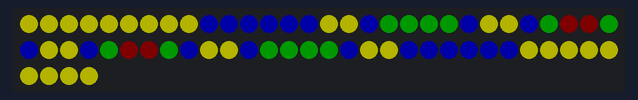
The sketch below on a simulated Arduino Uno, built with avr-gcc and run on an emulated ATmega328P. Shown: 64 RGB LEDs in strip order, left to right, continuing on the next row. Dim RGB values are drawn brighter than linear.

Above: at 0.15 s.
At 32.41 s:
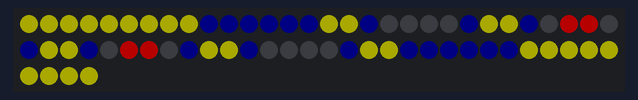

The sketch:

rainbowWormhole.ino
```cpp
#include <Adafruit_NeoPixel.h>
#ifdef __AVR__
#include <avr/power.h>
#endif
#define PIN            12
#define NUMPIXELS      64
Adafruit_NeoPixel pixels = Adafruit_NeoPixel(NUMPIXELS, PIN, NEO_GRB + NEO_KHZ800);

int level1[] = {27,28,35,36};
int level2[] = {18,19,20,21,26,29,34,37,42,43,44,45};
int level3[] = {9,10,11,12,13,14,17,22,25,30,33,38,41,46,49,50,51,52,53,54};
int level4[] = {0,1,2,3,4,5,6,7,8,15,16,23,24,31,32,39,40,47,48,55,56,57,58,59,60,61,62,63};
int r = 0;
int g = 20;
int b = 40;
int rg = 60;
int rd = 1;
int gd = 1;
int bd = 1;
int rgd = 1;

void setup() {
  Serial.begin(115200);
  #if defined (__AVR_ATtiny85__)
  if (F_CPU == 16000000) clock_prescale_set(clock_div_1);
  #endif
  pixels.begin();
}

boolean valIn(int arr[], int x, int rng){
  for (int i = 0; i < rng; i++){
    if (arr[i] == x){
      return true;
    }
  }
  return false;
}

void loop() {
  r+=4*rd; g+=3*gd; b+=2*bd; rg+=1*rgd;

  if(r>=80){rd=rd*-1;}
  if(g>=80){gd=gd*-1;}
  if(b>=80){bd=bd*-1;}
  if(rg>=80){rgd=rgd*-1;}

  if(r<=0){rd=rd*-1;}
  if(g<=0){gd=gd*-1; g=0;}
  if(b<=0){bd=bd*-1;}
  if(rg<=0){rgd=rgd*-1;}


  for (int i = 0; i < 64; i++){
    if (valIn(level1, i, sizeof(level1)/sizeof(int))){
      pixels.setPixelColor(i, pixels.Color(r,0,0));
    }
  }
  for (int i = 0; i < 64; i++){
    if (valIn(level2, i, sizeof(level2)/sizeof(int))){
      pixels.setPixelColor(i, pixels.Color(0,g,0));
    }
  }
  for (int i = 0; i < 64; i++){
    if (valIn(level3, i, sizeof(level3)/sizeof(int))){
      pixels.setPixelColor(i, pixels.Color(0,0,b));
    }
  }
  for (int i = 0; i < 64; i++){
    if (valIn(level4, i, sizeof(level4)/sizeof(int))){
      pixels.setPixelColor(i, pixels.Color(rg,rg,0));
    }
  }
  pixels.show();
  delay(30);
}
```
